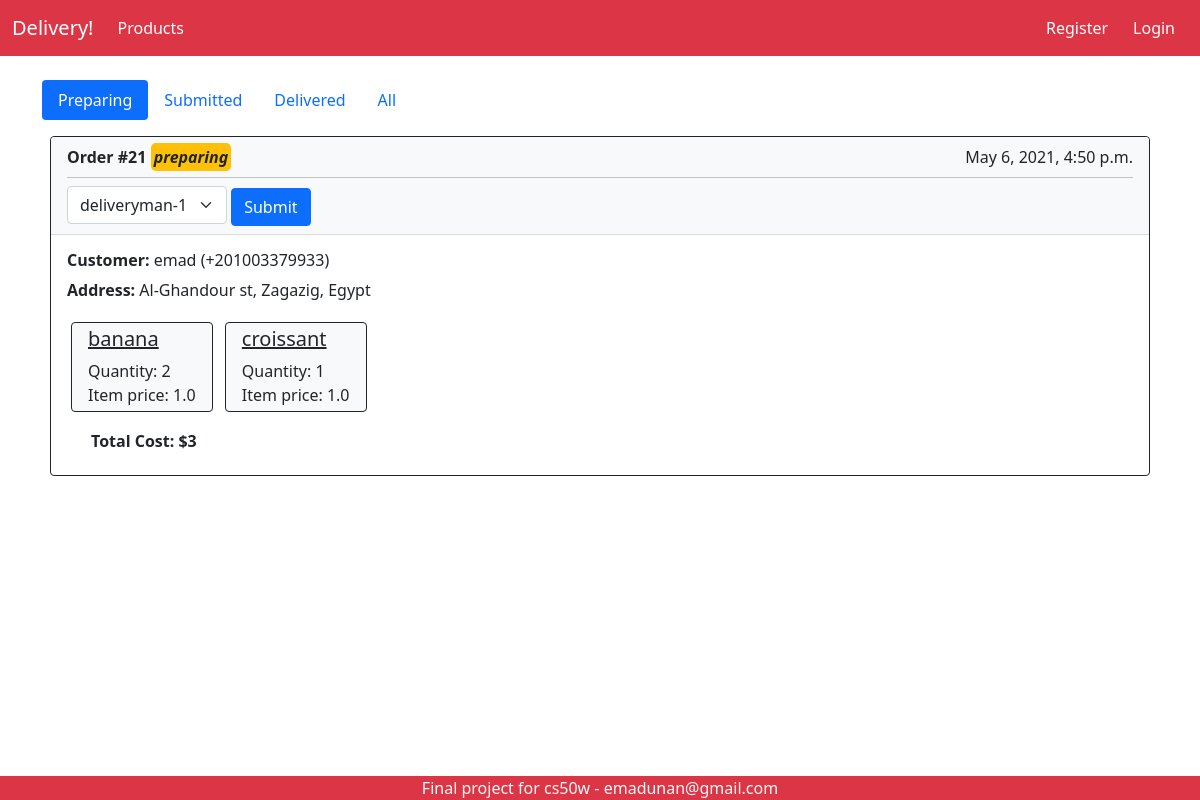
Screenshot of /operator with the database file from the repository.
### delivery/models.py (models this page shows, shortened)
class Order(models.Model):
    user_client = models.ForeignKey(User, on_delete=models.CASCADE, related_name="client_orders")
    user_delivery = models.ForeignKey(User, on_delete=models.CASCADE, related_name="delivery_orders", blank=True, null=True)
    items = models.ManyToManyField(Item, through="OrderItem", related_name="orders")
    received_at = models.DateTimeField()
    submitted_at = models.DateTimeField(blank=True, null=True)
    delivered_at = models.DateTimeField(blank=True, null=True)
    state = models.TextField(max_length=10)

class User(AbstractUser):
    phone = models.CharField(max_length=15)
    address = models.TextField(max_length=255)

class OrderItem(models.Model):
    order = models.ForeignKey(Order, on_delete=models.CASCADE, related_name="orderItems")
    item = models.ForeignKey(Item, on_delete=models.CASCADE)
    amount = models.IntegerField()

class Item(models.Model):
    name = models.CharField(max_length=255)
    description = models.TextField(max_length=1000)
    category = models.CharField(max_length=50)
    price = models.FloatField()
    photo_url = models.TextField()
    availability = models.BooleanField(default=True)
    created_at = models.DateTimeField(default=timezone.now)
    class Meta:
        constraints = [
            models.UniqueConstraint(name='unique_name', fields=['name'])
        ]

### delivery/views.py (the view)
# urls.py: path('operator', views.show_all_orders, name="operator"),
def show_all_orders(request):
    orders = Order.objects.all().order_by("-id")
    preparing = Order.objects.filter(state="preparing")
    submitted = Order.objects.filter(state="submitted")
    delivered = Order.objects.filter(state="delivered").order_by("-id")
    return render(request, "delivery/operator.html", {
        "orders": orders,
        "preparing": preparing,
        "submitted": submitted,
        "delivered": delivered
    })

### delivery/templatetags/delivery_extras.py (called while the page is built)
@register.filter(name='has_group')
def has_group(user, group_name):
    group = Group.objects.get(name=group_name)
    return True if group in user.groups.all() else False

### delivery/templates/delivery/operator.html (shortened to what this page needs)
{% extends 'delivery/layout.html' %}
{% block body %}
<ul class="nav nav-pills mb-3" id="pills-tab" role="tablist">
    <li class="nav-item" role="presentation">
        <button class="nav-link active" id="pills-home-tab" data-bs-toggle="pill" data-bs-target="#pills-home"
            type="button" role="tab" aria-controls="pills-home" aria-selected="true">Preparing</button>
    </li>
    <li class="nav-item" role="presentation">
        <button class="nav-link" id="pills-profile-tab" data-bs-toggle="pill" data-bs-target="#pills-profile"
            type="button" role="tab" aria-controls="pills-profile" aria-selected="false">Submitted</button>
    </li>
    <li class="nav-item" role="presentation">
        <button class="nav-link" id="pills-contact-tab" data-bs-toggle="pill" data-bs-target="#pills-contact"
            type="button" role="tab" aria-controls="pills-contact" aria-selected="false">Delivered</button>
    </li>
    <li class="nav-item" role="presentation">
        <button class="nav-link" id="pills-contact-tab" data-bs-toggle="pill" data-bs-target="#pills-all" type="button"
            role="tab" aria-controls="pills-contact" aria-selected="false">All</button>
    </li>
</ul>
<div class="tab-content" id="pills-tabContent">
    <div class="tab-pane fade show active" id="pills-home" role="tabpanel" aria-labelledby="pills-home-tab">
        {% for order in preparing %}
        <div class="card mb-4 border-dark order_instance">
            <div class="card-header bg-light text-dark">
                <strong>Order #{{order.id}}</strong>
                <span class="order-status__span bg-warning">{{order.state}}</span>
                <span style="float: right;">{{order.received_at}}</span>
                <hr class="my-2">
                <form action="{% url 'assign_deliveryman' %}" method="POST">
                    <select name="deliveryman" id="" class="form-select deliver-man__selector">
                        <option value="deliveryman-1">deliveryman-1</option>
                    </select>
                    <button class="btn btn-primary" type="submit">Submit</button>
                </form>
            </div>
            <div class="card-body">
                <h6><strong>Customer: </strong> {{order.user_client.username}} ({{order.user_client.phone}})</h6>
                <p><strong>Address: </strong>{{order.user_client.address}}</p>
                {% for item in order.orderItems.all %}
                <div class="order-item bg-light text-dark border border-dark py-1 px-3 m-1 rounded">
                    <h5><u>{{item.item.name}}</u></h5>
                    <small>Quantity: {{item.amount}}</small>
                    <small>Item price: {{item.item.price}}</small>
                </div>
                {% endfor %}
                <h6 class="ms-4 mt-3 total-cost__text"></h6>
            </div>
        </div>
        {% endfor %}
    </div>
</div>
{% endblock %}

### delivery/static/delivery/style.css (style rules this page uses)
.card { overflow: hidden; margin: 0.5rem; }
.order-item { display: inline-block; }
.order-item > small { font-size: 1rem; display: block; }
.order-status__span { border-radius: 0.3rem; padding: 0.2rem; font-weight: 700; font-style: italic; }
.deliver-man__selector { width: 10rem; display: inline-block; }

### rows the page displays
Order: id "21", state "preparing", received_at "May 6, 2021, 4:50 p.m.", user_client.username "emad", user_client.phone "+201003379933", user_client.address "Al-Ghandour st, Zagazig, Egypt"
OrderItem: item.name "banana", amount "2", item.price "1.0"
OrderItem: item.name "croissant", amount "1", item.price "1.0"
